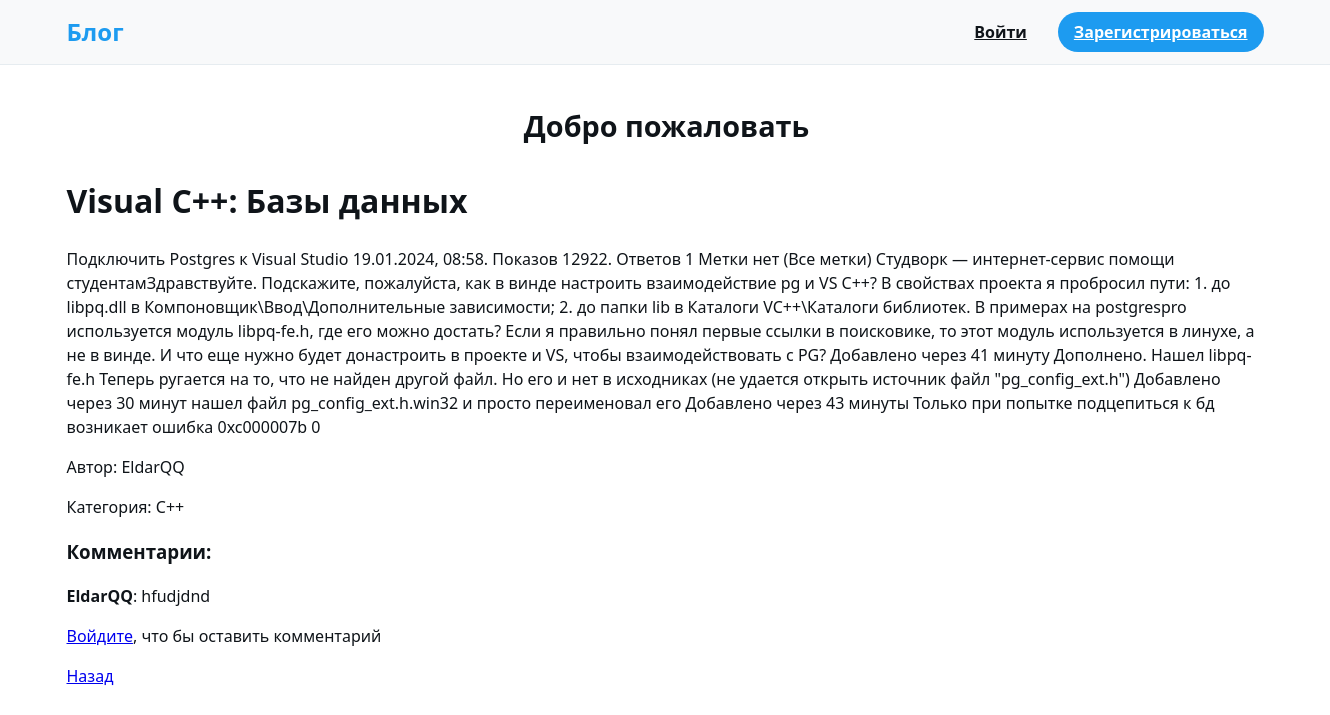
Screenshot of /post/2 with the database file from the repository.
### blog/models.py (models this page shows, shortened)
class Post(models.Model):
    title = models.CharField(max_length=200)
    content = models.TextField()
    author = models.ForeignKey(User, on_delete=models.CASCADE)
    category = models.ForeignKey(Category,on_delete=models.SET_NULL,null=True, blank=True)
    created_at = models.DateTimeField(auto_now_add=True)

class Category(models.Model):
    name = models.CharField(max_length=50,unique=True)

class Comment(models.Model):
    post = models.ForeignKey(Post, on_delete=models.CASCADE, related_name='comments')
    author = models.ForeignKey(User, on_delete=models.CASCADE)
    content = models.TextField()
    created_at = models.DateTimeField(auto_now_add=True)

### blog/views.py (the view)
# urls.py: path('post/<int:post_id>', views.post_detail,name='post_detail'),
def post_detail(request,post_id):
    post = get_object_or_404(Post, id=post_id)
    comments = post.comments.all()
    if request.method == 'POST':
        form = CommentPost(request.POST)
        if form.is_valid():
            comment = form.save(commit=False)
            comment.author = request.user
            comment.post = post
            comment.save()
            return redirect('post_detail', post_id=post.id)
    else:
        form = CommentPost()
    return render(request,'blog/post_detail.html', {'post':post, 'comments':comments, 'form':form})

### blog/templates/blog/post_detail.html
{% extends 'blog/home.html' %}
{% block content %}
<h1>{{ post.title }}</h1>
<p>{{ post.content }}</p>
<p>Автор: {{ post.author }}</p>
<p>Категория: {{ post.category.name }}</p>
<h3>Комментарии: </h3>
{% for comment in comments %}
    <p><b>{{ comment.author }}</b>: {{ comment.content }}</p>
{% endfor %}
{% if user.is_authenticated %}
    <form method="post">
        {% csrf_token %}
        {{ form.as_p}}
        <button type="submit">Добавить комментарий</button>
    </form>
{% else %}
<p><a href="{url 'login'}">Войдите</a>, что бы оставить комментарий</p>
{% endif %}
<a href="{% url 'post_list' %}">Назад</a>
{% endblock content %}

### blog/templates/blog/home.html (style rules this page uses)
:root { --primary: #1d9bf0; --primary-hover: #1a8cd8; --background: #ffffff; --nav-bg: #f8f9fa; --text: #0f1419; --text-light: #536471; --border: #e6ecf0; --like: #f91880; --shadow: 0 1px 3px rgba(0,0,0,0.1); }
body { font-family: 'Segoe UI', Roboto, Helvetica, Arial, sans-serif; margin: 0; padding: 0; background-color: var(--background); color: var(--text); line-height: 1.5; display: flex; flex-direction: column; min-height: 100vh; }

### rows the page displays
Post: title "Visual C++: Базы данных", content "Подключить Postgres к Visual Studio 19.01.2024, 08:58. Показов 12922. Ответов 1 Метки нет (Все метки) Студворк — интернет-сервис помощи студентамЗдравствуйте. Подскажите, пожалуйста, как в винде настроить взаимодействие pg и VS C++? В свойствах проекта я пробросил пути: 1. до libpq.dll в Компоновщик\\Ввод\\Дополнительные зависимости; 2. до папки lib в Каталоги VC++\\Каталоги библиотек. В примерах на postgrespro используется модуль libpq-fe.h, где его можно достать? Если я правильно понял первые ссылки в поисковике, то этот модуль используется в линухе, а не в винде. И что еще нужно будет донастроить в проекте и VS, чтобы взаимодействовать с PG? Добавлено через 41 минуту Дополнено. Нашел…", author "EldarQQ", category.name "C++"
Comment: author "EldarQQ", content "hfudjdnd"
